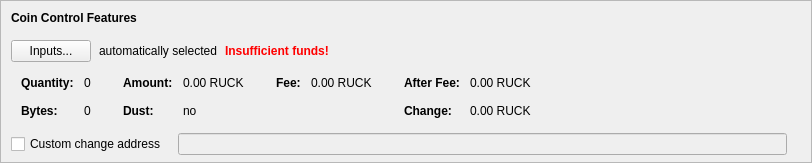
      <widget class="QFrame" name="frameCoinControl">
       <property name="sizePolicy">
        <sizepolicy hsizetype="Expanding" vsizetype="Fixed">
         <horstretch>0</horstretch>
         <verstretch>0</verstretch>
        </sizepolicy>
       </property>
       <property name="maximumSize">
        <size>
         <width>16777215</width>
         <height>16777215</height>
        </size>
       </property>
       <property name="frameShape">
        <enum>QFrame::StyledPanel</enum>
       </property>
       <property name="frameShadow">
        <enum>QFrame::Sunken</enum>
       </property>
       <layout class="QVBoxLayout" name="verticalLayoutCoinControl2">
        <property name="spacing">
         <number>0</number>
        </property>
        <property name="leftMargin">
         <number>0</number>
        </property>
        <property name="topMargin">
         <number>0</number>
        </property>
        <property name="rightMargin">
         <number>0</number>
        </property>
        <property name="bottomMargin">
         <number>6</number>
        </property>
        <item>
         <layout class="QVBoxLayout" name="verticalLayoutCoinControl" stretch="0,0,0,0,0">
          <property name="spacing">
           <number>0</number>
          </property>
          <property name="leftMargin">
           <number>10</number>
          </property>
          <property name="topMargin">
           <number>10</number>
          </property>
          <item>
           <layout class="QHBoxLayout" name="horizontalLayoutCoinControl1">
            <property name="bottomMargin">
             <number>15</number>
            </property>
            <item>
             <widget class="QLabel" name="labelCoinControlFeatures">
              <property name="sizePolicy">
               <sizepolicy hsizetype="Preferred" vsizetype="Maximum">
                <horstretch>0</horstretch>
                <verstretch>0</verstretch>
               </sizepolicy>
              </property>
              <property name="font">
               <font>
                <weight>75</weight>
                <bold>true</bold>
               </font>
              </property>
              <property name="styleSheet">
               <string notr="true">font-weight:bold;</string>
              </property>
              <property name="text">
               <string>Coin Control Features</string>
              </property>
             </widget>
            </item>
           </layout>
          </item>
          <item>
           <layout class="QHBoxLayout" name="horizontalLayoutCoinControl2" stretch="0,0,0,0">
            <property name="spacing">
             <number>8</number>
            </property>
            <property name="bottomMargin">
             <number>10</number>
            </property>
            <item>
             <widget class="QPushButton" name="pushButtonCoinControl">
              <property name="styleSheet">
               <string notr="true"/>
              </property>
              <property name="text">
               <string>Inputs...</string>
              </property>
              <property name="autoDefault">
               <bool>false</bool>
              </property>
             </widget>
            </item>
            <item>
             <widget class="QLabel" name="labelCoinControlAutomaticallySelected">
              <property name="text">
               <string>automatically selected</string>
              </property>
              <property name="margin">
               <number>5</number>
              </property>
             </widget>
            </item>
            <item>
             <widget class="QLabel" name="labelCoinControlInsuffFunds">
              <property name="font">
               <font>
                <weight>75</weight>
                <bold>true</bold>
               </font>
              </property>
              <property name="styleSheet">
               <string notr="true">color:red;font-weight:bold;</string>
              </property>
              <property name="text">
               <string>Insufficient funds!</string>
              </property>
              <property name="margin">
               <number>5</number>
              </property>
             </widget>
            </item>
            <item>
             <spacer name="horizontalSpacerCoinControl">
              <property name="orientation">
               <enum>Qt::Horizontal</enum>
              </property>
              <property name="sizeHint" stdset="0">
               <size>
                <width>40</width>
                <height>1</height>
               </size>
              </property>
             </spacer>
            </item>
           </layout>
          </item>
          <item>
           <widget class="QWidget" name="widgetCoinControl" native="true">
            <property name="sizePolicy">
             <sizepolicy hsizetype="Preferred" vsizetype="Preferred">
              <horstretch>0</horstretch>
              <verstretch>0</verstretch>
             </sizepolicy>
            </property>
            <property name="minimumSize">
             <size>
              <width>0</width>
              <height>0</height>
             </size>
            </property>
            <property name="styleSheet">
             <string notr="true"/>
            </property>
            <layout class="QHBoxLayout" name="horizontalLayoutCoinControl5">
             <property name="leftMargin">
              <number>0</number>
             </property>
             <property name="topMargin">
              <number>0</number>
             </property>
             <property name="rightMargin">
              <number>0</number>
             </property>
             <property name="bottomMargin">
              <number>0</number>
             </property>
             <item>
              <layout class="QHBoxLayout" name="horizontalLayoutCoinControl3" stretch="0,0,0,1">
               <property name="spacing">
                <number>20</number>
               </property>
               <property name="topMargin">
                <number>0</number>
               </property>
               <property name="bottomMargin">
                <number>10</number>
               </property>
               <item>
                <layout class="QFormLayout" name="formLayoutCoinControl1">
                 <property name="horizontalSpacing">
                  <number>10</number>
                 </property>
                 <property name="verticalSpacing">
                  <number>14</number>
                 </property>
                 <property name="leftMargin">
                  <number>10</number>
                 </property>
                 <property name="topMargin">
                  <number>4</number>
                 </property>
                 <property name="rightMargin">
                  <number>6</number>
                 </property>
                 <item row="0" column="0">
                  <widget class="QLabel" name="labelCoinControlQuantityText">
                   <property name="font">
                    <font>
                     <weight>75</weight>
                     <bold>true</bold>
                    </font>
                   </property>
                   <property name="text">
                    <string>Quantity:</string>
                   </property>
                   <property name="margin">
                    <number>0</number>
                   </property>
                  </widget>
                 </item>
                 <item row="0" column="1">
                  <widget class="QLabel" name="labelCoinControlQuantity">
                   <property name="cursor">
                    <cursorShape>IBeamCursor</cursorShape>
                   </property>
                   <property name="contextMenuPolicy">
                    <enum>Qt::ActionsContextMenu</enum>
                   </property>
                   <property name="text">
                    <string notr="true">0</string>
                   </property>
                   <property name="margin">
                    <number>0</number>
                   </property>
                   <property name="textInteractionFlags">
                    <set>Qt::LinksAccessibleByMouse|Qt::TextSelectableByKeyboard|Qt::TextSelectableByMouse</set>
                   </property>
                  </widget>
                 </item>
                 <item row="1" column="0">
                  <widget class="QLabel" name="labelCoinControlBytesText">
                   <property name="font">
                    <font>
                     <weight>75</weight>
                     <bold>true</bold>
                    </font>
                   </property>
                   <property name="text">
                    <string>Bytes:</string>
                   </property>
                  </widget>
                 </item>
                 <item row="1" column="1">
                  <widget class="QLabel" name="labelCoinControlBytes">
                   <property name="cursor">
                    <cursorShape>IBeamCursor</cursorShape>
                   </property>
                   <property name="contextMenuPolicy">
                    <enum>Qt::ActionsContextMenu</enum>
                   </property>
                   <property name="text">
                    <string notr="true">0</string>
                   </property>
                   <property name="textInteractionFlags">
                    <set>Qt::LinksAccessibleByMouse|Qt::TextSelectableByKeyboard|Qt::TextSelectableByMouse</set>
                   </property>
                  </widget>
                 </item>
                </layout>
               </item>
               <item>
                <layout class="QFormLayout" name="formLayoutCoinControl2">
                 <property name="horizontalSpacing">
                  <number>10</number>
                 </property>
                 <property name="verticalSpacing">
                  <number>14</number>
                 </property>
                 <property name="leftMargin">
                  <number>6</number>
                 </property>
                 <property name="topMargin">
                  <number>4</number>
                 </property>
                 <property name="rightMargin">
                  <number>6</number>
                 </property>
                 <item row="0" column="0">
                  <widget class="QLabel" name="labelCoinControlAmountText">
                   <property name="font">
                    <font>
                     <weight>75</weight>
                     <bold>true</bold>
                    </font>
                   </property>
                   <property name="text">
                    <string>Amount:</string>
                   </property>
                   <property name="margin">
                    <number>0</number>
                   </property>
                  </widget>
                 </item>
                 <item row="0" column="1">
                  <widget class="QLabel" name="labelCoinControlAmount">
                   <property name="cursor">
                    <cursorShape>IBeamCursor</cursorShape>
                   </property>
                   <property name="contextMenuPolicy">
                    <enum>Qt::ActionsContextMenu</enum>
                   </property>
                   <property name="text">
                    <string notr="true">0.00 RUCK</string>
                   </property>
                   <property name="textInteractionFlags">
                    <set>Qt::LinksAccessibleByMouse|Qt::TextSelectableByKeyboard|Qt::TextSelectableByMouse</set>
                   </property>
                  </widget>
                 </item>
                 <item row="1" column="0">
                  <widget class="QLabel" name="labelCoinControlLowOutputText">
                   <property name="font">
                    <font>
                     <weight>75</weight>
                     <bold>true</bold>
                    </font>
                   </property>
                   <property name="text">
                    <string>Dust:</string>
                   </property>
                  </widget>
                 </item>
                 <item row="1" column="1">
                  <widget class="QLabel" name="labelCoinControlLowOutput">
                   <property name="cursor">
                    <cursorShape>IBeamCursor</cursorShape>
                   </property>
                   <property name="contextMenuPolicy">
                    <enum>Qt::ActionsContextMenu</enum>
                   </property>
                   <property name="text">
                    <string notr="true">no</string>
                   </property>
                   <property name="textInteractionFlags">
                    <set>Qt::LinksAccessibleByMouse|Qt::TextSelectableByKeyboard|Qt::TextSelectableByMouse</set>
                   </property>
                  </widget>
                 </item>
                </layout>
               </item>
               <item>
                <layout class="QFormLayout" name="formLayoutCoinControl3">
                 <property name="horizontalSpacing">
                  <number>10</number>
                 </property>
                 <property name="verticalSpacing">
                  <number>14</number>
                 </property>
                 <property name="leftMargin">
                  <number>6</number>
                 </property>
                 <property name="topMargin">
                  <number>4</number>
                 </property>
                 <property name="rightMargin">
                  <number>6</number>
                 </property>
                 <item row="0" column="0">
                  <widget class="QLabel" name="labelCoinControlFeeText">
                   <property name="font">
                    <font>
                     <weight>75</weight>
                     <bold>true</bold>
                    </font>
                   </property>
                   <property name="text">
                    <string>Fee:</string>
                   </property>
                   <property name="margin">
                    <number>0</number>
                   </property>
                  </widget>
                 </item>
                 <item row="0" column="1">
                  <widget class="QLabel" name="labelCoinControlFee">
                   <property name="cursor">
                    <cursorShape>IBeamCursor</cursorShape>
                   </property>
                   <property name="contextMenuPolicy">
                    <enum>Qt::ActionsContextMenu</enum>
                   </property>
                   <property name="text">
                    <string notr="true">0.00 RUCK</string>
                   </property>
                   <property name="textInteractionFlags">
                    <set>Qt::LinksAccessibleByMouse|Qt::TextSelectableByKeyboard|Qt::TextSelectableByMouse</set>
                   </property>
                  </widget>
                 </item>
                </layout>
               </item>
               <item>
                <layout class="QFormLayout" name="formLayoutCoinControl4">
                 <property name="horizontalSpacing">
                  <number>10</number>
                 </property>
                 <property name="verticalSpacing">
                  <number>14</number>
                 </property>
                 <property name="leftMargin">
                  <number>6</number>
                 </property>
                 <property name="topMargin">
                  <number>4</number>
                 </property>
                 <property name="rightMargin">
                  <number>6</number>
                 </property>
                 <item row="0" column="0">
                  <widget class="QLabel" name="labelCoinControlAfterFeeText">
                   <property name="font">
                    <font>
                     <weight>75</weight>
                     <bold>true</bold>
                    </font>
                   </property>
                   <property name="text">
                    <string>After Fee:</string>
                   </property>
                   <property name="margin">
                    <number>0</number>
                   </property>
                  </widget>
                 </item>
                 <item row="0" column="1">
                  <widget class="QLabel" name="labelCoinControlAfterFee">
                   <property name="cursor">
                    <cursorShape>IBeamCursor</cursorShape>
                   </property>
                   <property name="contextMenuPolicy">
                    <enum>Qt::ActionsContextMenu</enum>
                   </property>
                   <property name="text">
                    <string notr="true">0.00 RUCK</string>
                   </property>
                   <property name="textInteractionFlags">
                    <set>Qt::LinksAccessibleByMouse|Qt::TextSelectableByKeyboard|Qt::TextSelectableByMouse</set>
                   </property>
                  </widget>
                 </item>
                 <item row="1" column="0">
                  <widget class="QLabel" name="labelCoinControlChangeText">
                   <property name="font">
                    <font>
                     <weight>75</weight>
                     <bold>true</bold>
                    </font>
                   </property>
                   <property name="text">
                    <string>Change:</string>
                   </property>
                  </widget>
                 </item>
                 <item row="1" column="1">
                  <widget class="QLabel" name="labelCoinControlChange">
                   <property name="cursor">
                    <cursorShape>IBeamCursor</cursorShape>
                   </property>
                   <property name="contextMenuPolicy">
                    <enum>Qt::ActionsContextMenu</enum>
                   </property>
                   <property name="text">
                    <string notr="true">0.00 RUCK</string>
                   </property>
                   <property name="textInteractionFlags">
                    <set>Qt::LinksAccessibleByMouse|Qt::TextSelectableByKeyboard|Qt::TextSelectableByMouse</set>
                   </property>
                  </widget>
                 </item>
                </layout>
               </item>
              </layout>
             </item>
            </layout>
           </widget>
          </item>
          <item>
           <layout class="QHBoxLayout" name="horizontalLayoutCoinControl4" stretch="0,0,0">
            <property name="spacing">
             <number>12</number>
            </property>
            <property name="sizeConstraint">
             <enum>QLayout::SetDefaultConstraint</enum>
            </property>
            <property name="topMargin">
             <number>5</number>
            </property>
            <property name="rightMargin">
             <number>5</number>
            </property>
            <item>
             <widget class="QCheckBox" name="checkBoxCoinControlChange">
              <property name="toolTip">
               <string>If this is activated, but the change address is empty or invalid, change will be sent to a newly generated address.</string>
              </property>
              <property name="text">
               <string>Custom change address</string>
              </property>
             </widget>
            </item>
            <item>
             <widget class="QValidatedLineEdit" name="lineEditCoinControlChange">
              <property name="enabled">
               <bool>false</bool>
              </property>
              <property name="sizePolicy">
               <sizepolicy hsizetype="Expanding" vsizetype="Fixed">
                <horstretch>0</horstretch>
                <verstretch>0</verstretch>
               </sizepolicy>
              </property>
             </widget>
            </item>
            <item>
             <widget class="QLabel" name="labelCoinControlChangeLabel">
              <property name="sizePolicy">
               <sizepolicy hsizetype="Preferred" vsizetype="Expanding">
                <horstretch>0</horstretch>
                <verstretch>0</verstretch>
               </sizepolicy>
              </property>
              <property name="minimumSize">
               <size>
                <width>0</width>
                <height>0</height>
               </size>
              </property>
              <property name="text">
               <string/>
              </property>
              <property name="margin">
               <number>3</number>
              </property>
             </widget>
            </item>
           </layout>
          </item>
          <item>
           <spacer name="verticalSpacerCoinControl">
            <property name="orientation">
             <enum>Qt::Vertical</enum>
            </property>
            <property name="sizeHint" stdset="0">
             <size>
              <width>800</width>
              <height>1</height>
             </size>
            </property>
           </spacer>
          </item>
         </layout>
        </item>
       </layout>
      </widget>
